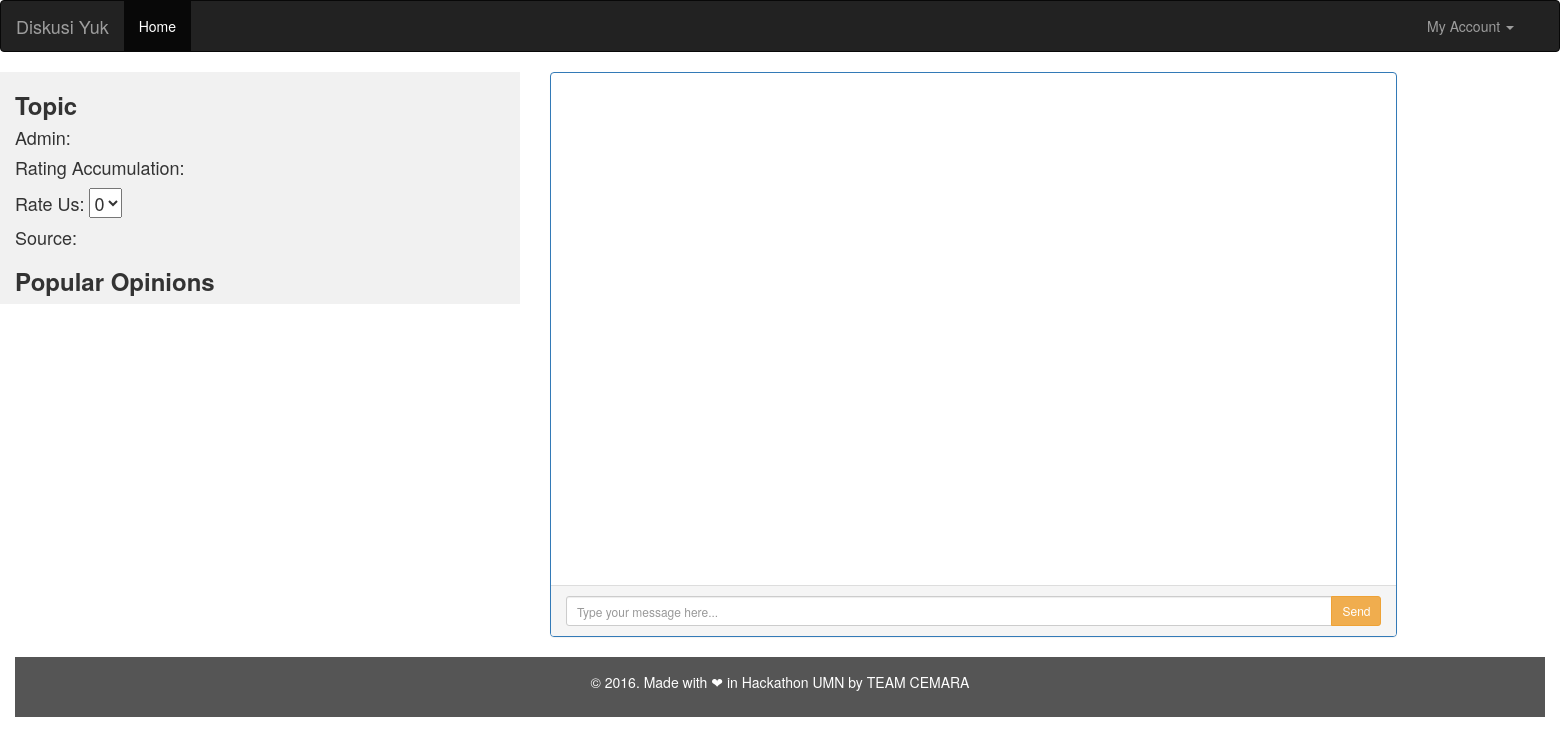
Before: /user/chat.php with the older database file.
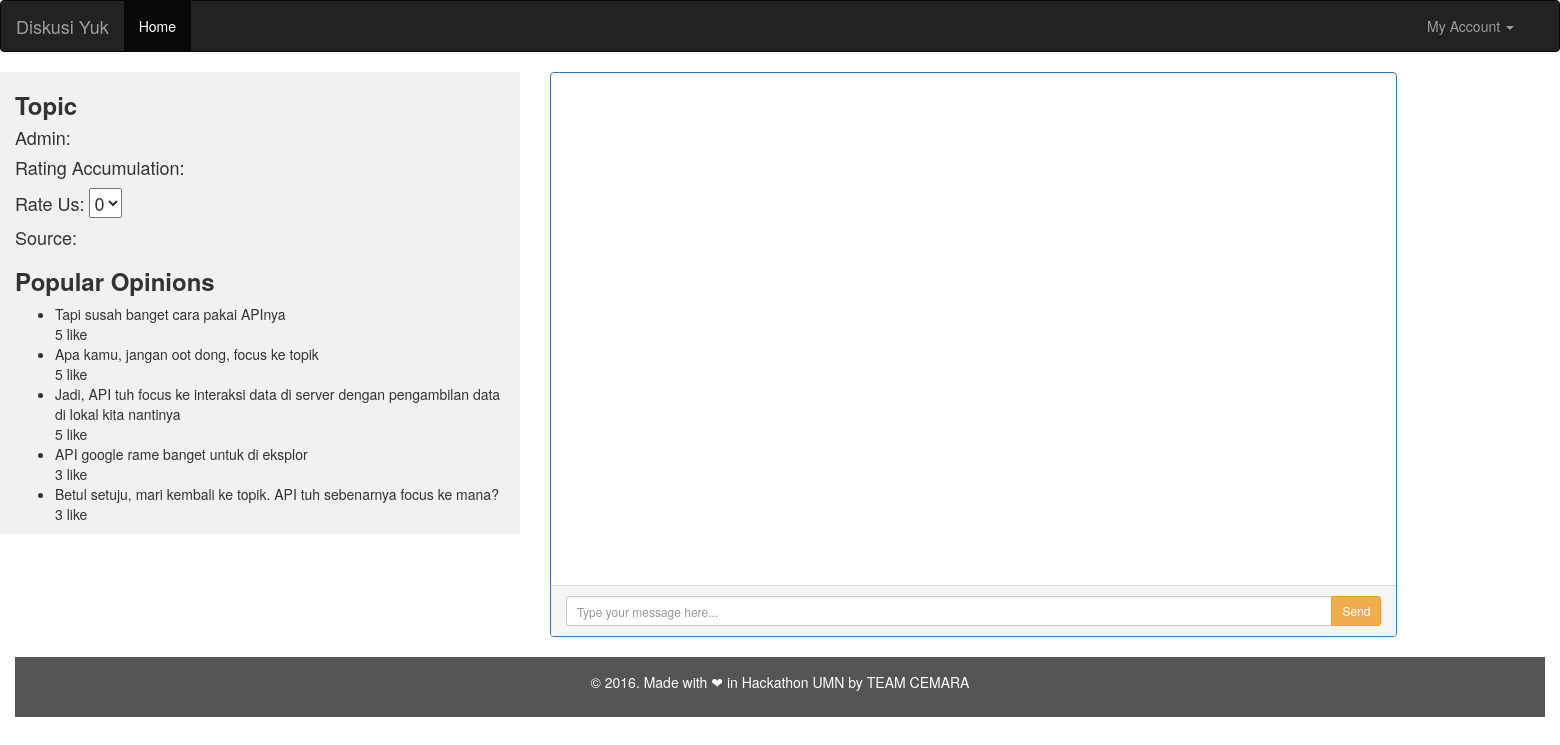
After: the same page with the newer database file.
### tables this page shows
CREATE TABLE `comments` (
  `id_comment` int(11) NOT NULL,
  `comment` text NOT NULL,
  `added` timestamp NOT NULL DEFAULT CURRENT_TIMESTAMP ON UPDATE CURRENT_TIMESTAMP,
  `like_comment` int(11) NOT NULL DEFAULT '0',
  `dislike_comment` int(11) NOT NULL DEFAULT '0',
  `unrelated_comment` int(11) NOT NULL DEFAULT '0',
  `sentiment_score_positif` float NOT NULL DEFAULT '0',
  `sentiment_score_negatif` float NOT NULL DEFAULT '0',
  `sentiment_score_neutral` float NOT NULL DEFAULT '0',
  `showed` int(11) NOT NULL DEFAULT '0',
  `id_discussion_forum` int(11) NOT NULL,
  `id_user` int(11) NOT NULL
);

### user/chat.php (the view, shortened to what this page needs)
<?php
$db = new PDO(DB_DSN, DB_USER, DB_PASS);
$user = $db->prepare("SELECT * FROM user u, discussion d, articles a WHERE u.id_user = :u AND u.id_user = d.id_user AND d.id_articles = a.id_articles");
$user->bindValue(':u',$_GET['s']);
$user->execute();
$user = $user->fetch();
?>
<!DOCTYPE html>
<html lang="en">
<head>
  <link rel="stylesheet" href="https://maxcdn.bootstrapcdn.com/bootstrap/3.3.7/css/bootstrap.min.css">
  <link rel="stylesheet" href="./../css/chat.css">
<nav class="navbar navbar-inverse">
  <div class="container-fluid">
    <div class="navbar-header">
      <a class="navbar-brand" href="#">Diskusi Yuk</a>
    </div>
    <div class="collapse navbar-collapse" id="myNavbar">
      <ul class="nav navbar-nav">
        <li class="active"><a href="home.php">Home</a></li>
      </ul>
      <nav class="collapse navbar-collapse bs-navbar-collapse navbar-right" role="navigation">
        <ul class="nav navbar-nav">
          <li class="dropdown">
            <a href="#" class="dropdown-toggle" data-toggle="dropdown">My Account <b class="caret"></b></a>
          </li>
        </ul>
      </nav>
    </div>
  </div>
</nav>
</head>
<div class="container-fluid">
  <div class="row content">
    <div class="col-sm-4 sidenav">
      <h3><b>Topic</b></h4><p><?php echo $user['name_discussion']?></p>
      <h4>Admin: <?php echo $user['nick_name']?></h4>
      <h4>Rating Accumulation: <?php echo $user['rating_discussion']?></h4>
      <h4>Rate Us: <select>
      <option selected disabled>0</option>
              <?php
          $opinion = $db->prepare("SELECT * FROM comments WHERE showed = 0 ORDER BY like_comment desc");
          $opinion->execute();
          $opinion = $opinion->fetchAll();
      ?>
      </select></h4>
      <h4>Source: <br><a href="<?php echo $user['url_articles']?>"><?php echo $user['url_articles']?></a></h4>
      <h3><b>Popular Opinions</b></h3>
      <ul>
        <?php $i=0; foreach ($opinion as $key => $value) {?>
          <li><?php echo $value['comment']?>  <br> <?php echo $value['like_comment']?> like</li>
        <?php $i++; if ($i ==5) break; } ?>
      </ul>
    </div>
    <div class="col-sm-6">
    <div class="container">
    <div class="row">
        <div class="col-md-9">
            <div class="panel panel-primary">
                <div class="panel-body">
                </div>
                <div class="panel-footer">
                    <div class="input-group">
                        <input id="data" type="text" class="form-control input-sm" placeholder="Type your message here..." />
                        <span class="input-group-btn">
                            <button class="btn btn-warning btn-sm" id="datasend">
                                Send</button>
                        </span>
                    </div>
                </div>
            </div>
        </div>
    </div>
</div>
  </div>
</div>
<footer class="container-fluid text-center">
  <p>© 2016. Made with ❤ in Hackathon UMN by TEAM CEMARA </p>
</footer>
</body>
</html>

### css/chat.css (style rules this page uses)
.panel-body { overflow-y: scroll; height: 512px; }
footer { background-color: #555; color: white; padding: 15px; }
.row.content { height: auto }
.sidenav { background-color: #f1f1f1; height: 100%; }

Changed rows visible on the page:
added comments: comment "Tapi susah banget cara pakai APInya", like_comment "5"
added comments: comment "Apa kamu, jangan oot dong, focus ke topik", like_comment "5"
added comments: comment "Jadi, API tuh focus ke interaksi data di server dengan pengambilan data di lokal kita nantinya", like_comment "5"
added comments: comment "API google rame banget untuk di eksplor", like_comment "3"
added comments: comment "Betul setuju, mari kembali ke topik. API tuh sebenarnya focus ke mana?", like_comment "3"
